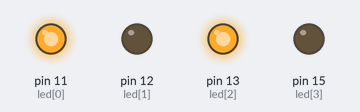
A program run on a simulated Raspberry Pi (header pin numbers). Shown: output pins drawn as LEDs (lit = HIGH).

Above: at 0.5 s.
At 3.5 s:
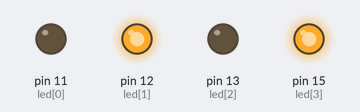
Timing chart, 0 to 4.6 s (numbered marks = the images above):
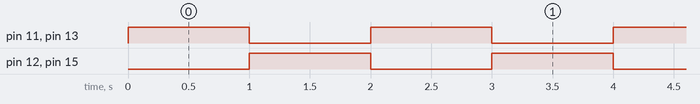

Measured:
- by itself, pin 11 (led[0]), pin 12 (led[1]), pin 13 (led[2]), pin 15 (led[3]): alternates HIGH for 1.0 s and LOW for 1.0 s

The program:

four_ledb.py
```python
import RPi.GPIO as pin
import time
pin.setwarnings(False)
pin.setmode(pin.BOARD)
led = (11,12,13,15)
val1 = (1,0,1,0)
val2 = (0,1,0,1)
pin.setup(led,pin.OUT)
while True:
	pin.output(led,val1)
	time.sleep(1)
	pin.output(led,val2)
	time.sleep(1)
```
